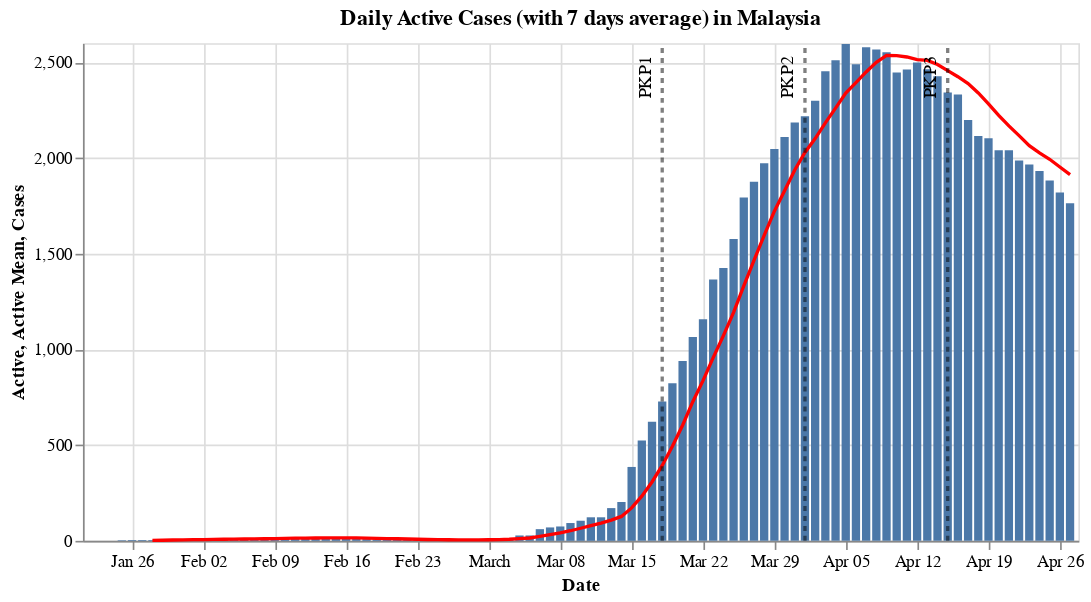

The notebook cell saved with this chart:
### Code cell
#hide_input
df_summary_my = pd.merge(df_my(df_recovered), df_my(df_deaths), on='Date').rename(columns={'Cases_x': 'Recovered', 'Cases_y': 'Deaths'})
df_summary_my['Close'] = df_summary_my['Recovered'] + df_summary_my['Deaths']
df_summary_my['Recovered_Rate'] = df_summary_my['Recovered']/ df_summary_my['Close']
df_summary_my['Deaths_Rate'] = df_summary_my['Deaths']/ df_summary_my['Close']
df_summary_my = pd.merge(df_summary_my, df_confirmed_my.rename(columns={'Reported Date': 'Date' ,'Cummulative Cases': 'Reported'}), on = 'Date')
df_summary_my['Active'] = df_summary_my['Reported'] - df_summary_my['Close']
df_summary_my['Active Mean'] = df_summary_my['Active'].rolling(window=rolling_window).mean()

_active_bar = alt.Chart(df_summary_my).mark_bar().encode(
    x='Date:T',
    y='Active:Q',
    tooltip=list(df_summary_my)
)

_mean_line = alt.Chart(df_summary_my).mark_line(color='red').encode(
    x='Date:T',
    y='Active Mean:Q',
    tooltip=list(df_summary_my)
)

(_active_bar + _mean_line + _pkp_line(df_summary_my['Active'].max() + 1)).properties(
    title = f'Daily Active Cases (with {rolling_window} days average) in Malaysia',
    width=600
)

### Figure 1 — Vega-Lite specification as saved in the notebook (floating-point values rounded to 4 significant figures)
{"config": {"view": {"continuousWidth": 400, "continuousHeight": 300}}, "layer": [{"mark": "bar", "encoding": {"tooltip": [{"type": "temporal", "field": "Date"}, {"type": "quantitative", "field": "Recovered"}, {"type": "quantitative", "field": "Deaths"}, {"type": "quantitative", "field": "Close"}, {"type": "quantitative", "field": "Recovered_Rate"}, {"type": "quantitative", "field": "Deaths_Rate"}, {"type": "quantitative", "field": "Reported"}, {"type": "quantitative", "field": "New Cases"}, {"type": "quantitative", "field": "Active"}, {"type": "quantitative", "field": "Active Mean"}], "x": {"type": "temporal", "field": "Date"}, "y": {"type": "quantitative", "field": "Active"}}}, {"mark": {"type": "line", "color": "red"}, "encoding": {"tooltip": [{"type": "temporal", "field": "Date"}, {"type": "quantitative", "field": "Recovered"}, {"type": "quantitative", "field": "Deaths"}, {"type": "quantitative", "field": "Close"}, {"type": "quantitative", "field": "Recovered_Rate"}, {"type": "quantitative", "field": "Deaths_Rate"}, {"type": "quantitative", "field": "Reported"}, {"type": "quantitative", "field": "New Cases"}, {"type": "quantitative", "field": "Active"}, {"type": "quantitative", "field": "Active Mean"}], "x": {"type": "temporal", "field": "Date"}, "y": {"type": "quantitative", "field": "Active Mean"}}}, {"layer": [{"mark": {"type": "line", "color": "black", "opacity": 0.5, "strokeDash": [3, 3]}, "encoding": {"x": {"type": "temporal", "field": "Date"}, "y": {"type": "quantitative", "field": "Cases"}}}, {"mark": {"type": "text", "angle": 270, "dx": -20, "dy": -10, "text": "PKP1"}, "encoding": {"x": {"type": "temporal", "field": "Date"}, "y": {"type": "quantitative", "field": "Cases"}}, "transform": [{"filter": "(datum['Cases'] > 0)"}]}, {"layer": [{"mark": {"type": "line", "color": "black", "opacity": 0.5, "strokeDash": [3, 3]}, "encoding": {"x": {"type": "temporal", "field": "Date"}, "y": {"type": "quantitative", "field": "Cases"}}}, {"mark": {"type": "text", "angle": 270, "dx": -20, "dy": -10, "text": "PKP2"}, "encoding": {"x": {"type": "temporal", "field": "Date"}, "y": {"type": "quantitative", "field": "Cases"}}, "transform": [{"filter": "(datum['Cases'] > 0)"}]}], "data": {"name": "data-d297135ed18713cfefaf5e20061b4122"}}, {"layer": [{"mark": {"type": "line", "color": "black", "opacity": 0.5, "strokeDash": [3, 3]}, "encoding": {"x": {"type": "temporal", "field": "Date"}, "y": {"type": "quantitative", "field": "Cases"}}}, {"mark": {"type": "text", "angle": 270, "dx": -20, "dy": -10, "text": "PKP3"}, "encoding": {"x": {"type": "temporal", "field": "Date"}, "y": {"type": "quantitative", "field": "Cases"}}, "transform": [{"filter": "(datum['Cases'] > 0)"}]}], "data": {"name": "data-af3feb5dc31f6a7f8a3e28ff620a52a5"}}], "data": {"name": "data-d10b19a5407916b17557aca4832daf32"}}], "data": {"name": "data-52df21d66665be16a222091af30b0af4"}, "title": "Daily Active Cases (with 7 days average) in Malaysia", "width": 600, "$schema": "https://vega.github.io/schema/vega-lite/v4.8.1.json", "datasets": {"data-52df21d66665be16a222091af30b0af4": [{"Date": "2020-01-22T00:00:00", "Recovered": 0, "Deaths": 0, "Close": 0, "Recovered_Rate": null, "Deaths_Rate": null, "Reported": 0, "New Cases": null, "Active": 0, "Active Mean": null}, {"Date": "2020-01-23T00:00:00", "Recovered": 0, "Deaths": 0, "Close": 0, "Recovered_Rate": null, "Deaths_Rate": null, "Reported": 0, "New Cases": 0.0, "Active": 0, "Active Mean": null}, {"Date": "2020-01-24T00:00:00", "Recovered": 0, "Deaths": 0, "Close": 0, "Recovered_Rate": null, "Deaths_Rate": null, "Reported": 0, "New Cases": 0.0, "Active": 0, "Active Mean": null}, {"Date": "2020-01-25T00:00:00", "Recovered": 0, "Deaths": 0, "Close": 0, "Recovered_Rate": null, "Deaths_Rate": null, "Reported": 3, "New Cases": 3.0, "Active": 3, "Active Mean": null}, {"Date": "2020-01-26T00:00:00", "Recovered": 0, "Deaths": 0, "Close": 0, "Recovered_Rate": null, "Deaths_Rate": null, "Reported": 4, "New Cases": 1.0, "Active": 4, "Active Mean": null}, {"Date": "2020-01-27T00:00:00", "Recovered": 0, "Deaths": 0, "Close": 0, "Recovered_Rate": null, "Deaths_Rate": null, "Reported": 4, "New Cases": 0.0, "Active": 4, "Active Mean": null}, {"Date": "2020-01-28T00:00:00", "Recovered": 0, "Deaths": 0, "Close": 0, "Recovered_Rate": null, "Deaths_Rate": null, "Reported": 4, "New Cases": 0.0, "Active": 4, "Active Mean": 2.143}, {"Date": "2020-01-29T00:00:00", "Recovered": 0, "Deaths": 0, "Close": 0, "Recovered_Rate": null, "Deaths_Rate": null, "Reported": 7, "New Cases": 3.0, "Active": 7, "Active Mean": 3.143}, {"Date": "2020-01-30T00:00:00", "Recovered": 0, "Deaths": 0, "Close": 0, "Recovered_Rate": null, "Deaths_Rate": null, "Reported": 8, "New Cases": 1.0, "Active": 8, "Active Mean": 4.286}, {"Date": "2020-01-31T00:00:00", "Recovered": 0, "Deaths": 0, "Close": 0, "Recovered_Rate": null, "Deaths_Rate": null, "Reported": 8, "New Cases": 0.0, "Active": 8, "Active Mean": 5.429}, {"Date": "2020-02-01T00:00:00", "Recovered": 0, "Deaths": 0, "Close": 0, "Recovered_Rate": null, "Deaths_Rate": null, "Reported": 8, "New Cases": 0.0, "Active": 8, "Active Mean": 6.143}, {"Date": "2020-02-02T00:00:00", "Recovered": 0, "Deaths": 0, "Close": 0, "Recovered_Rate": null, "Deaths_Rate": null, "Reported": 8, "New Cases": 0.0, "Active": 8, "Active Mean": 6.714}, {"Date": "2020-02-03T00:00:00", "Recovered": 0, "Deaths": 0, "Close": 0, "Recovered_Rate": null, "Deaths_Rate": null, "Reported": 8, "New Cases": 0.0, "Active": 8, "Active Mean": 7.286}, {"Date": "2020-02-04T00:00:00", "Recovered": 0, "Deaths": 0, "Close": 0, "Recovered_Rate": null, "Deaths_Rate": null, "Reported": 10, "New Cases": 2.0, "Active": 10, "Active Mean": 8.143}, {"Date": "2020-02-05T00:00:00", "Recovered": 0, "Deaths": 0, "Close": 0, "Recovered_Rate": null, "Deaths_Rate": null, "Reported": 12, "New Cases": 2.0, "Active": 12, "Active Mean": 8.857}, {"Date": "2020-02-06T00:00:00", "Recovered": 0, "Deaths": 0, "Close": 0, "Recovered_Rate": null, "Deaths_Rate": null, "Reported": 12, "New Cases": 0.0, "Active": 12, "Active Mean": 9.429}, {"Date": "2020-02-07T00:00:00", "Recovered": 1, "Deaths": 0, "Close": 1, "Recovered_Rate": 1.0, "Deaths_Rate": 0.0, "Reported": 12, "New Cases": 0.0, "Active": 11, "Active Mean": 9.857}, {"Date": "2020-02-08T00:00:00", "Recovered": 1, "Deaths": 0, "Close": 1, "Recovered_Rate": 1.0, "Deaths_Rate": 0.0, "Reported": 16, "New Cases": 4.0, "Active": 15, "Active Mean": 10.86}, {"Date": "2020-02-09T00:00:00", "Recovered": 1, "Deaths": 0, "Close": 1, "Recovered_Rate": 1.0, "Deaths_Rate": 0.0, "Reported": 16, "New Cases": 0.0, "Active": 15, "Active Mean": 11.86}, {"Date": "2020-02-10T00:00:00", "Recovered": 1, "Deaths": 0, "Close": 1, "Recovered_Rate": 1.0, "Deaths_Rate": 0.0, "Reported": 18, "New Cases": 2.0, "Active": 17, "Active Mean": 13.14}, {"Date": "2020-02-11T00:00:00", "Recovered": 3, "Deaths": 0, "Close": 3, "Recovered_Rate": 1.0, "Deaths_Rate": 0.0, "Reported": 18, "New Cases": 0.0, "Active": 15, "Active Mean": 13.86}, {"Date": "2020-02-12T00:00:00", "Recovered": 3, "Deaths": 0, "Close": 3, "Recovered_Rate": 1.0, "Deaths_Rate": 0.0, "Reported": 18, "New Cases": 0.0, "Active": 15, "Active Mean": 14.29}, {"Date": "2020-02-13T00:00:00", "Recovered": 3, "Deaths": 0, "Close": 3, "Recovered_Rate": 1.0, "Deaths_Rate": 0.0, "Reported": 19, "New Cases": 1.0, "Active": 16, "Active Mean": 14.86}, {"Date": "2020-02-14T00:00:00", "Recovered": 3, "Deaths": 0, "Close": 3, "Recovered_Rate": 1.0, "Deaths_Rate": 0.0, "Reported": 19, "New Cases": 0.0, "Active": 16, "Active Mean": 15.57}, {"Date": "2020-02-15T00:00:00", "Recovered": 7, "Deaths": 0, "Close": 7, "Recovered_Rate": 1.0, "Deaths_Rate": 0.0, "Reported": 22, "New Cases": 3.0, "Active": 15, "Active Mean": 15.57}, {"Date": "2020-02-16T00:00:00", "Recovered": 7, "Deaths": 0, "Close": 7, "Recovered_Rate": 1.0, "Deaths_Rate": 0.0, "Reported": 22, "New Cases": 0.0, "Active": 15, "Active Mean": 15.57}, {"Date": "2020-02-17T00:00:00", "Recovered": 7, "Deaths": 0, "Close": 7, "Recovered_Rate": 1.0, "Deaths_Rate": 0.0, "Reported": 22, "New Cases": 0.0, "Active": 15, "Active Mean": 15.29}, {"Date": "2020-02-18T00:00:00", "Recovered": 13, "Deaths": 0, "Close": 13, "Recovered_Rate": 1.0, "Deaths_Rate": 0.0, "Reported": 22, "New Cases": 0.0, "Active": 9, "Active Mean": 14.43}, {"Date": "2020-02-19T00:00:00", "Recovered": 15, "Deaths": 0, "Close": 15, "Recovered_Rate": 1.0, "Deaths_Rate": 0.0, "Reported": 22, "New Cases": 0.0, "Active": 7, "Active Mean": 13.29}, {"Date": "2020-02-20T00:00:00", "Recovered": 15, "Deaths": 0, "Close": 15, "Recovered_Rate": 1.0, "Deaths_Rate": 0.0, "Reported": 22, "New Cases": 0.0, "Active": 7, "Active Mean": 12.0}, {"Date": "2020-02-21T00:00:00", "Recovered": 15, "Deaths": 0, "Close": 15, "Recovered_Rate": 1.0, "Deaths_Rate": 0.0, "Reported": 22, "New Cases": 0.0, "Active": 7, "Active Mean": 10.71}, {"Date": "2020-02-22T00:00:00", "Recovered": 15, "Deaths": 0, "Close": 15, "Recovered_Rate": 1.0, "Deaths_Rate": 0.0, "Reported": 22, "New Cases": 0.0, "Active": 7, "Active Mean": 9.571}, {"Date": "2020-02-23T00:00:00", "Recovered": 15, "Deaths": 0, "Close": 15, "Recovered_Rate": 1.0, "Deaths_Rate": 0.0, "Reported": 22, "New Cases": 0.0, "Active": 7, "Active Mean": 8.429}, {"Date": "2020-02-24T00:00:00", "Recovered": 18, "Deaths": 0, "Close": 18, "Recovered_Rate": 1.0, "Deaths_Rate": 0.0, "Reported": 22, "New Cases": 0.0, "Active": 4, "Active Mean": 6.857}, {"Date": "2020-02-25T00:00:00", "Recovered": 18, "Deaths": 0, "Close": 18, "Recovered_Rate": 1.0, "Deaths_Rate": 0.0, "Reported": 22, "New Cases": 0.0, "Active": 4, "Active Mean": 6.143}, {"Date": "2020-02-26T00:00:00", "Recovered": 18, "Deaths": 0, "Close": 18, "Recovered_Rate": 1.0, "Deaths_Rate": 0.0, "Reported": 22, "New Cases": 0.0, "Active": 4, "Active Mean": 5.714}, {"Date": "2020-02-27T00:00:00", "Recovered": 18, "Deaths": 0, "Close": 18, "Recovered_Rate": 1.0, "Deaths_Rate": 0.0, "Reported": 23, "New Cases": 1.0, "Active": 5, "Active Mean": 5.429}, {"Date": "2020-02-28T00:00:00", "Recovered": 18, "Deaths": 0, "Close": 18, "Recovered_Rate": 1.0, "Deaths_Rate": 0.0, "Reported": 23, "New Cases": 0.0, "Active": 5, "Active Mean": 5.143}, {"Date": "2020-02-29T00:00:00", "Recovered": 18, "Deaths": 0, "Close": 18, "Recovered_Rate": 1.0, "Deaths_Rate": 0.0, "Reported": 25, "New Cases": 2.0, "Active": 7, "Active Mean": 5.143}, {"Date": "2020-03-01T00:00:00", "Recovered": 18, "Deaths": 0, "Close": 18, "Recovered_Rate": 1.0, "Deaths_Rate": 0.0, "Reported": 29, "New Cases": 4.0, "Active": 11, "Active Mean": 5.714}, {"Date": "2020-03-02T00:00:00", "Recovered": 18, "Deaths": 0, "Close": 18, "Recovered_Rate": 1.0, "Deaths_Rate": 0.0, "Reported": 29, "New Cases": 0.0, "Active": 11, "Active Mean": 6.714}, {"Date": "2020-03-03T00:00:00", "Recovered": 22, "Deaths": 0, "Close": 22, "Recovered_Rate": 1.0, "Deaths_Rate": 0.0, "Reported": 36, "New Cases": 7.0, "Active": 14, "Active Mean": 8.143}, {"Date": "2020-03-04T00:00:00", "Recovered": 22, "Deaths": 0, "Close": 22, "Recovered_Rate": 1.0, "Deaths_Rate": 0.0, "Reported": 50, "New Cases": 14.0, "Active": 28, "Active Mean": 11.57}, {"Date": "2020-03-05T00:00:00", "Recovered": 22, "Deaths": 0, "Close": 22, "Recovered_Rate": 1.0, "Deaths_Rate": 0.0, "Reported": 50, "New Cases": 0.0, "Active": 28, "Active Mean": 14.86}, {"Date": "2020-03-06T00:00:00", "Recovered": 22, "Deaths": 0, "Close": 22, "Recovered_Rate": 1.0, "Deaths_Rate": 0.0, "Reported": 83, "New Cases": 33.0, "Active": 61, "Active Mean": 22.86}, {"Date": "2020-03-07T00:00:00", "Recovered": 23, "Deaths": 0, "Close": 23, "Recovered_Rate": 1.0, "Deaths_Rate": 0.0, "Reported": 93, "New Cases": 10.0, "Active": 70, "Active Mean": 31.86}, {"Date": "2020-03-08T00:00:00", "Recovered": 24, "Deaths": 0, "Close": 24, "Recovered_Rate": 1.0, "Deaths_Rate": 0.0, "Reported": 99, "New Cases": 6.0, "Active": 75, "Active Mean": 41.0}, {"Date": "2020-03-09T00:00:00", "Recovered": 24, "Deaths": 0, "Close": 24, "Recovered_Rate": 1.0, "Deaths_Rate": 0.0, "Reported": 117, "New Cases": 18.0, "Active": 93, "Active Mean": 52.71}, {"Date": "2020-03-10T00:00:00", "Recovered": 24, "Deaths": 0, "Close": 24, "Recovered_Rate": 1.0, "Deaths_Rate": 0.0, "Reported": 129, "New Cases": 12.0, "Active": 105, "Active Mean": 65.71}, {"Date": "2020-03-11T00:00:00", "Recovered": 26, "Deaths": 0, "Close": 26, "Recovered_Rate": 1.0, "Deaths_Rate": 0.0, "Reported": 149, "New Cases": 20.0, "Active": 123, "Active Mean": 79.29}, {"Date": "2020-03-12T00:00:00", "Recovered": 26, "Deaths": 0, "Close": 26, "Recovered_Rate": 1.0, "Deaths_Rate": 0.0, "Reported": 149, "New Cases": 0.0, "Active": 123, "Active Mean": 92.86}, {"Date": "2020-03-13T00:00:00", "Recovered": 26, "Deaths": 0, "Close": 26, "Recovered_Rate": 1.0, "Deaths_Rate": 0.0, "Reported": 197, "New Cases": 48.0, "Active": 171, "Active Mean": 108.6}, {"Date": "2020-03-14T00:00:00", "Recovered": 35, "Deaths": 0, "Close": 35, "Recovered_Rate": 1.0, "Deaths_Rate": 0.0, "Reported": 238, "New Cases": 41.0, "Active": 203, "Active Mean": 127.6}, {"Date": "2020-03-15T00:00:00", "Recovered": 42, "Deaths": 0, "Close": 42, "Recovered_Rate": 1.0, "Deaths_Rate": 0.0, "Reported": 428, "New Cases": 190.0, "Active": 386, "Active Mean": 172.0}, {"Date": "2020-03-16T00:00:00", "Recovered": 42, "Deaths": 0, "Close": 42, "Recovered_Rate": 1.0, "Deaths_Rate": 0.0, "Reported": 566, "New Cases": 138.0, "Active": 524, "Active Mean": 233.6}, {"Date": "2020-03-17T00:00:00", "Recovered": 49, "Deaths": 2, "Close": 51, "Recovered_Rate": 0.9608, "Deaths_Rate": 0.03922, "Reported": 673, "New Cases": 107.0, "Active": 622, "Active Mean": 307.4}, {"Date": "2020-03-18T00:00:00", "Recovered": 60, "Deaths": 2, "Close": 62, "Recovered_Rate": 0.9677, "Deaths_Rate": 0.03226, "Reported": 790, "New Cases": 117.0, "Active": 728, "Active Mean": 393.9}, {"Date": "2020-03-19T00:00:00", "Recovered": 75, "Deaths": 2, "Close": 77, "Recovered_Rate": 0.974, "Deaths_Rate": 0.02597, "Reported": 900, "New Cases": 110.0, "Active": 823, "Active Mean": 493.9}, {"Date": "2020-03-20T00:00:00", "Recovered": 87, "Deaths": 3, "Close": 90, "Recovered_Rate": 0.9667, "Deaths_Rate": 0.03333, "Reported": 1030, "New Cases": 130.0, "Active": 940, "Active Mean": 603.7}, {"Date": "2020-03-21T00:00:00", "Recovered": 114, "Deaths": 4, "Close": 118, "Recovered_Rate": 0.9661, "Deaths_Rate": 0.0339, "Reported": 1183, "New Cases": 153.0, "Active": 1065, "Active Mean": 726.9}, {"Date": "2020-03-22T00:00:00", "Recovered": 139, "Deaths": 10, "Close": 149, "Recovered_Rate": 0.9329, "Deaths_Rate": 0.06711, "Reported": 1306, "New Cases": 123.0, "Active": 1157, "Active Mean": 837.0}, {"Date": "2020-03-23T00:00:00", "Recovered": 139, "Deaths": 14, "Close": 153, "Recovered_Rate": 0.9085, "Deaths_Rate": 0.0915, "Reported": 1518, "New Cases": 212.0, "Active": 1365, "Active Mean": 957.1}, {"Date": "2020-03-24T00:00:00", "Recovered": 183, "Deaths": 16, "Close": 199, "Recovered_Rate": 0.9196, "Deaths_Rate": 0.0804, "Reported": 1624, "New Cases": 106.0, "Active": 1425, "Active Mean": 1072.0}, {"Date": "2020-03-25T00:00:00", "Recovered": 199, "Deaths": 20, "Close": 219, "Recovered_Rate": 0.9087, "Deaths_Rate": 0.09132, "Reported": 1796, "New Cases": 172.0, "Active": 1577, "Active Mean": 1193.0}, {"Date": "2020-03-26T00:00:00", "Recovered": 215, "Deaths": 23, "Close": 238, "Recovered_Rate": 0.9034, "Deaths_Rate": 0.09664, "Reported": 2031, "New Cases": 235.0, "Active": 1793, "Active Mean": 1332.0}, {"Date": "2020-03-27T00:00:00", "Recovered": 259, "Deaths": 26, "Close": 285, "Recovered_Rate": 0.9088, "Deaths_Rate": 0.09123, "Reported": 2161, "New Cases": 130.0, "Active": 1876, "Active Mean": 1465.0}, {"Date": "2020-03-28T00:00:00", "Recovered": 320, "Deaths": 27, "Close": 347, "Recovered_Rate": 0.9222, "Deaths_Rate": 0.07781, "Reported": 2320, "New Cases": 159.0, "Active": 1973, "Active Mean": 1595.0}, {"Date": "2020-03-29T00:00:00", "Recovered": 388, "Deaths": 35, "Close": 423, "Recovered_Rate": 0.9173, "Deaths_Rate": 0.08274, "Reported": 2470, "New Cases": 150.0, "Active": 2047, "Active Mean": 1722.0}, {"Date": "2020-03-30T00:00:00", "Recovered": 479, "Deaths": 37, "Close": 516, "Recovered_Rate": 0.9283, "Deaths_Rate": 0.07171, "Reported": 2626, "New Cases": 156.0, "Active": 2110, "Active Mean": 1829.0}, {"Date": "2020-03-31T00:00:00", "Recovered": 537, "Deaths": 43, "Close": 580, "Recovered_Rate": 0.9259, "Deaths_Rate": 0.07414, "Reported": 2766, "New Cases": 140.0, "Active": 2186, "Active Mean": 1937.0}, {"Date": "2020-04-01T00:00:00", "Recovered": 645, "Deaths": 45, "Close": 690, "Recovered_Rate": 0.9348, "Deaths_Rate": 0.06522, "Reported": 2908, "New Cases": 142.0, "Active": 2218, "Active Mean": 2029.0}, {"Date": "2020-04-02T00:00:00", "Recovered": 767, "Deaths": 50, "Close": 817, "Recovered_Rate": 0.9388, "Deaths_Rate": 0.0612, "Reported": 3116, "New Cases": 208.0, "Active": 2299, "Active Mean": 2101.0}, {"Date": "2020-04-03T00:00:00", "Recovered": 827, "Deaths": 53, "Close": 880, "Recovered_Rate": 0.9398, "Deaths_Rate": 0.06023, "Reported": 3333, "New Cases": 217.0, "Active": 2453, "Active Mean": 2184.0}, {"Date": "2020-04-04T00:00:00", "Recovered": 915, "Deaths": 57, "Close": 972, "Recovered_Rate": 0.9414, "Deaths_Rate": 0.05864, "Reported": 3483, "New Cases": 150.0, "Active": 2511, "Active Mean": 2261.0}, {"Date": "2020-04-05T00:00:00", "Recovered": 1005, "Deaths": 61, "Close": 1066, "Recovered_Rate": 0.9428, "Deaths_Rate": 0.05722, "Reported": 3662, "New Cases": 179.0, "Active": 2596, "Active Mean": 2339.0}, {"Date": "2020-04-06T00:00:00", "Recovered": 1241, "Deaths": 62, "Close": 1303, "Recovered_Rate": 0.9524, "Deaths_Rate": 0.04758, "Reported": 3793, "New Cases": 131.0, "Active": 2490, "Active Mean": 2393.0}, {"Date": "2020-04-07T00:00:00", "Recovered": 1321, "Deaths": 63, "Close": 1384, "Recovered_Rate": 0.9545, "Deaths_Rate": 0.04552, "Reported": 3963, "New Cases": 170.0, "Active": 2579, "Active Mean": 2449.0}, {"Date": "2020-04-08T00:00:00", "Recovered": 1487, "Deaths": 65, "Close": 1552, "Recovered_Rate": 0.9581, "Deaths_Rate": 0.04188, "Reported": 4119, "New Cases": 156.0, "Active": 2567, "Active Mean": 2499.0}, {"Date": "2020-04-09T00:00:00", "Recovered": 1608, "Deaths": 67, "Close": 1675, "Recovered_Rate": 0.96, "Deaths_Rate": 0.04, "Reported": 4228, "New Cases": 109.0, "Active": 2553, "Active Mean": 2536.0}, {"Date": "2020-04-10T00:00:00", "Recovered": 1830, "Deaths": 70, "Close": 1900, "Recovered_Rate": 0.9632, "Deaths_Rate": 0.03684, "Reported": 4346, "New Cases": 118.0, "Active": 2446, "Active Mean": 2535.0}, {"Date": "2020-04-11T00:00:00", "Recovered": 1995, "Deaths": 73, "Close": 2068, "Recovered_Rate": 0.9647, "Deaths_Rate": 0.0353, "Reported": 4530, "New Cases": 184.0, "Active": 2462, "Active Mean": 2528.0}, {"Date": "2020-04-12T00:00:00", "Recovered": 2108, "Deaths": 76, "Close": 2184, "Recovered_Rate": 0.9652, "Deaths_Rate": 0.0348, "Reported": 4683, "New Cases": 153.0, "Active": 2499, "Active Mean": 2514.0}, {"Date": "2020-04-13T00:00:00", "Recovered": 2276, "Deaths": 77, "Close": 2353, "Recovered_Rate": 0.9673, "Deaths_Rate": 0.03272, "Reported": 4817, "New Cases": 134.0, "Active": 2464, "Active Mean": 2510.0}, {"Date": "2020-04-14T00:00:00", "Recovered": 2478, "Deaths": 82, "Close": 2560, "Recovered_Rate": 0.968, "Deaths_Rate": 0.03203, "Reported": 4987, "New Cases": 170.0, "Active": 2427, "Active Mean": 2488.0}, {"Date": "2020-04-15T00:00:00", "Recovered": 2647, "Deaths": 83, "Close": 2730, "Recovered_Rate": 0.9696, "Deaths_Rate": 0.0304, "Reported": 5072, "New Cases": 85.0, "Active": 2342, "Active Mean": 2456.0}, {"Date": "2020-04-16T00:00:00", "Recovered": 2766, "Deaths": 84, "Close": 2850, "Recovered_Rate": 0.9705, "Deaths_Rate": 0.02947, "Reported": 5182, "New Cases": 110.0, "Active": 2332, "Active Mean": 2425.0}, {"Date": "2020-04-17T00:00:00", "Recovered": 2967, "Deaths": 86, "Close": 3053, "Recovered_Rate": 0.9718, "Deaths_Rate": 0.02817, "Reported": 5251, "New Cases": 69.0, "Active": 2198, "Active Mean": 2389.0}, {"Date": "2020-04-18T00:00:00", "Recovered": 3102, "Deaths": 88, "Close": 3190, "Recovered_Rate": 0.9724, "Deaths_Rate": 0.02759, "Reported": 5305, "New Cases": 54.0, "Active": 2115, "Active Mean": 2340.0}, {"Date": "2020-04-19T00:00:00", "Recovered": 3197, "Deaths": 89, "Close": 3286, "Recovered_Rate": 0.9729, "Deaths_Rate": 0.02708, "Reported": 5389, "New Cases": 84.0, "Active": 2103, "Active Mean": 2283.0}, {"Date": "2020-04-20T00:00:00", "Recovered": 3295, "Deaths": 89, "Close": 3384, "Recovered_Rate": 0.9737, "Deaths_Rate": 0.0263, "Reported": 5425, "New Cases": 36.0, "Active": 2041, "Active Mean": 2223.0}, {"Date": "2020-04-21T00:00:00", "Recovered": 3349, "Deaths": 92, "Close": 3441, "Recovered_Rate": 0.9733, "Deaths_Rate": 0.02674, "Reported": 5482, "New Cases": 57.0, "Active": 2041, "Active Mean": 2167.0}, {"Date": "2020-04-22T00:00:00", "Recovered": 3452, "Deaths": 93, "Close": 3545, "Recovered_Rate": 0.9738, "Deaths_Rate": 0.02623, "Reported": 5532, "New Cases": 50.0, "Active": 1987, "Active Mean": 2117.0}, {"Date": "2020-04-23T00:00:00", "Recovered": 3542, "Deaths": 95, "Close": 3637, "Recovered_Rate": 0.9739, "Deaths_Rate": 0.02612, "Reported": 5603, "New Cases": 71.0, "Active": 1966, "Active Mean": 2064.0}, {"Date": "2020-04-24T00:00:00", "Recovered": 3663, "Deaths": 96, "Close": 3759, "Recovered_Rate": 0.9745, "Deaths_Rate": 0.02554, "Reported": 5691, "New Cases": 88.0, "Active": 1932, "Active Mean": 2026.0}, {"Date": "2020-04-25T00:00:00", "Recovered": 3762, "Deaths": 98, "Close": 3860, "Recovered_Rate": 0.9746, "Deaths_Rate": 0.02539, "Reported": 5742, "New Cases": 51.0, "Active": 1882, "Active Mean": 1993.0}, {"Date": "2020-04-26T00:00:00", "Recovered": 3862, "Deaths": 98, "Close": 3960, "Recovered_Rate": 0.9753, "Deaths_Rate": 0.02475, "Reported": 5780, "New Cases": 38.0, "Active": 1820, "Active Mean": 1953.0}, {"Date": "2020-04-27T00:00:00", "Recovered": 3957, "Deaths": 99, "Close": 4056, "Recovered_Rate": 0.9756, "Deaths_Rate": 0.02441, "Reported": 5820, "New Cases": 40.0, "Active": 1764, "Active Mean": 1913.0}], "data-d10b19a5407916b17557aca4832daf32": [{"Date": "2020-03-18", "Cases": 0}, {"Date": "2020-03-18", "Cases": 2597}], "data-d297135ed18713cfefaf5e20061b4122": [{"Date": "2020-04-01", "Cases": 0}, {"Date": "2020-04-01", "Cases": 2597}], "data-af3feb5dc31f6a7f8a3e28ff620a52a5": [{"Date": "2020-04-15", "Cases": 0}, {"Date": "2020-04-15", "Cases": 2597}]}}
